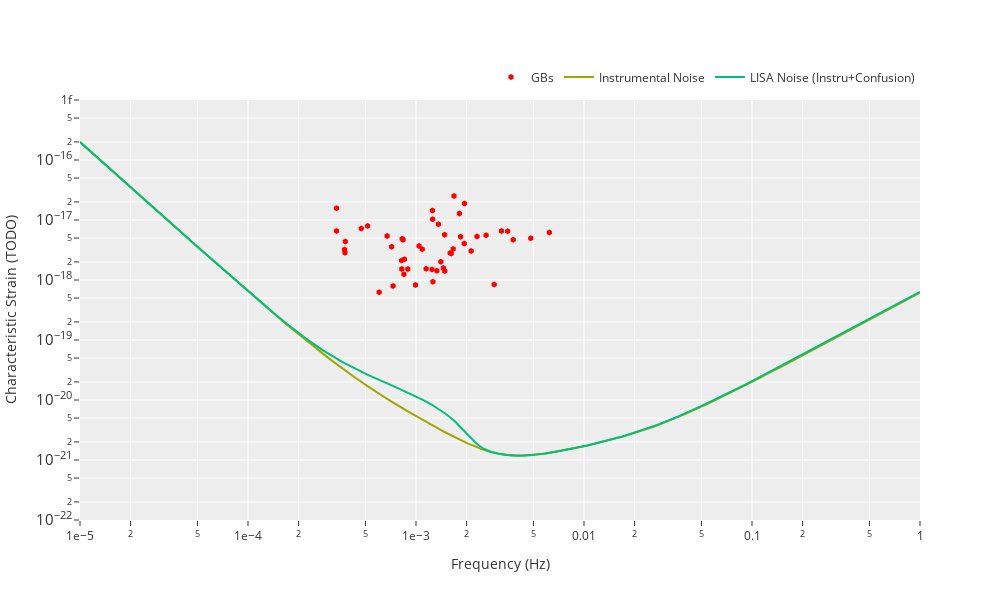

The notebook cell saved with this chart:
### Markdown cell above
### Display of the curves

### Code cell
####### display the sensitivity curve
vf = []
vy = []

for vgb in GB_out:
    vf.append(float(vgb["freq"]))
    vy.append(float(np.sqrt(vgb["freq"] * vgb["sh"])))

## end of fake data

fig = go.Figure()

tmp = list_of_names.tolist()  # list_of_GB

fig.add_trace(
    go.Scatter(
        x=vf,
        y=vy,
        hovertext=tmp,
        # visible='legendonly',
        mode="markers",
        marker={"color": "red"},
        marker_symbol="hexagon",
        name="GBs",
        hovertemplate="<b>%{hovertext}</b><br>f= %{x:.4f} Hz<br>h=%{y}",
    )
)

fig.add_trace(
    go.Scatter(
        x=freq,
        y=np.sqrt(freq) * np.sqrt(sh(freq)),
        name="Instrumental Noise",
    )
)


fig.add_trace(
    go.Scatter(
        x=freq,
        y=np.sqrt(freq) * np.sqrt(20 / 3) * np.sqrt(sh_wd(freq)),
        name="LISA Noise (Instru+Confusion)",
    )
)


fig.update_xaxes(
    title_text="Frequency (Hz)",
    type="log",
    showgrid=True,
    showexponent="all",
    exponentformat="e",
)
fig.update_yaxes(
    title_text="Characteristic Strain (TODO)",
    type="log",
    showgrid=True,
)
fig.update_layout(xaxis={"range": [-5, 0]})
fig.update_layout(yaxis={"range": [-22, -15]})
fig.update_layout(template="ggplot2")

fig.update_layout(hovermode=display_mode)

fig.update_layout(
    legend={
        "orientation": "h",
        "yanchor": "bottom",
        "y": 1.02,
        "xanchor": "right",
        "x": 1,
    }
)

fig.update_layout(height=600, width=1000)
fig.show()

### Figure 1 — Plotly figure (JSON) as saved in the notebook; plotly's stock layout.template omitted (floating-point values rounded to 4 significant figures; data arrays with more than 128 entries replaced by an {"elided": "..."} marker saying what was removed)
{"data": [{"hovertemplate": "<b>%{hovertext}</b><br>f= %{x:.4f} Hz<br>h=%{y}", "hovertext": ["HMCnc", "ZTFJ1539", "ZTFJ2243", "V407Vul", "ESCet", "SDSSJ0651", "ZTFJ0538", "SDSSJ1351", "AMCVn", "ZTFJ1905", "SDSSJ1908", "HPLib", "SDSSJ0935", "J1239m2041", "CRBoo", "SDSSJ0634", "V803Cen", "4U1820-30", "SDSSJ2322", "PTFJ0533", "ZTFJ2029", "PTF1919", "CX1751", "ZTFJ0722", "KLDra", "PTF0719", "CP Eri", "SMSSJ0338", "J2322p2103", "SDSSJ0106", "SDSSJ1630", "J1526m2711", "J1506m1125", "SDSSJ1235", "SDSSJ0923", "CDm3011223", "SDSSJ1337", "HD265435", "ZTFJ1749", "ZTFJ1946", "ZTFJ0640", "ZTFJ2130", "SDSSJ0822", "ZTFJ1901", "SDSSJ1043", "ZTFJ2320", "WD0957", "J0221p1710", "J2013m1310"], "marker": {"color": "red", "symbol": "hexagon"}, "mode": "markers", "name": "GBs", "type": "scatter", "x": [0.00622, 0.004822, 0.003788, 0.003512, 0.003225, 0.002614, 0.002308, 0.00213, 0.001944, 0.001938, 0.001843, 0.001814, 0.001684, 0.001481, 0.001359, 0.001257, 0.001253, 0.00292, 0.001665, 0.001621, 0.001597, 0.001484, 0.001456, 0.001406, 0.001332, 0.001245, 0.001149, 0.001089, 0.001043, 0.0008526, 0.0008375, 0.0008273, 0.0007162, 0.0006733, 0.000515, 0.0004726, 0.0003365, 0.0003364, 0.001261, 0.0009931, 0.0008944, 0.0008473, 0.000823, 0.000821, 0.0007302, 0.0006034, 0.0003795, 0.0003777, 0.0003757], "y": [6.169e-18, 4.955e-18, 4.683e-18, 6.509e-18, 6.564e-18, 5.545e-18, 5.306e-18, 3.047e-18, 1.883e-17, 4.077e-18, 5.258e-18, 1.282e-17, 2.514e-17, 5.694e-18, 8.464e-18, 1.025e-17, 1.433e-17, 8.42e-19, 3.288e-18, 2.773e-18, 2.818e-18, 1.415e-18, 1.582e-18, 2.02e-18, 1.424e-18, 1.493e-18, 1.535e-18, 3.239e-18, 3.681e-18, 2.211e-18, 4.708e-18, 4.889e-18, 3.58e-18, 5.414e-18, 7.906e-18, 7.21e-18, 1.576e-17, 6.569e-18, 9.327e-19, 8.24e-19, 1.528e-18, 1.245e-18, 1.525e-18, 2.106e-18, 7.938e-19, 6.239e-19, 4.373e-18, 2.839e-18, 3.239e-18]}, {"name": "Instrumental Noise", "type": "scatter", "x": {"elided": "9990 float values"}, "y": {"elided": "9990 float values"}}, {"name": "LISA Noise (Instru+Confusion)", "type": "scatter", "x": {"elided": "9990 float values"}, "y": {"elided": "9990 float values"}}], "layout": {"height": 600, "hovermode": "x unified", "legend": {"orientation": "h", "x": 1, "xanchor": "right", "y": 1.02, "yanchor": "bottom"}, "width": 1000, "xaxis": {"exponentformat": "e", "range": [-5, 0], "showexponent": "all", "showgrid": true, "title": {"text": "Frequency (Hz)"}, "type": "log"}, "yaxis": {"range": [-22, -15], "showgrid": true, "title": {"text": "Characteristic Strain (TODO)"}, "type": "log"}}}
